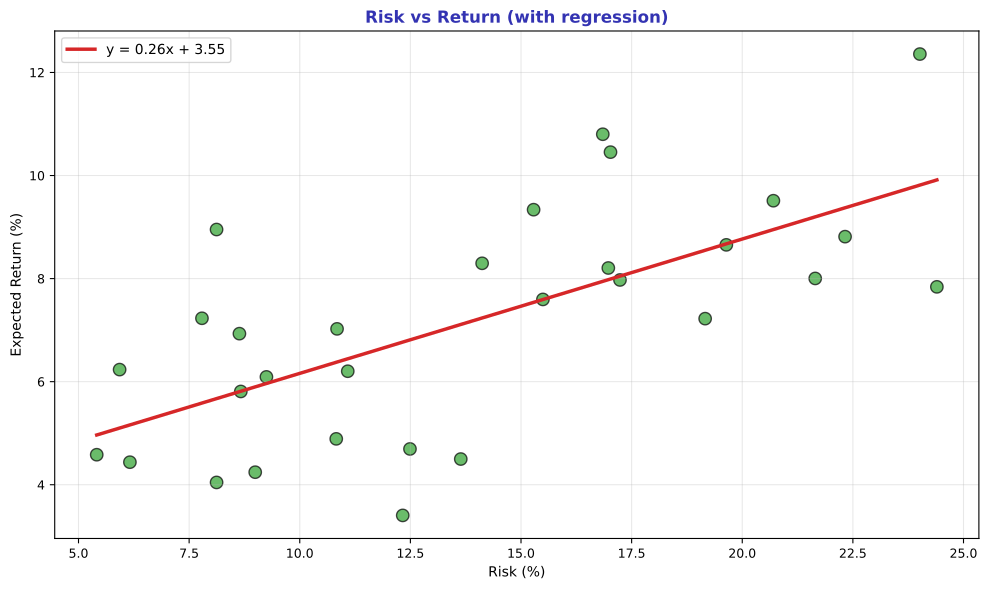

Write Python code to recreate this figure.
"""Scatter with Regression - Risk vs Return"""
import matplotlib.pyplot as plt
import numpy as np
from pathlib import Path

plt.rcParams.update({
    'font.size': 10, 'axes.labelsize': 10, 'axes.titlesize': 11,
    'xtick.labelsize': 9, 'ytick.labelsize': 9, 'legend.fontsize': 9,
    'figure.figsize': (10, 6), 'figure.dpi': 150
})

MLPURPLE = '#3333B2'
MLGREEN = '#2CA02C'
MLRED = '#D62728'

np.random.seed(42)

fig, ax = plt.subplots(figsize=(10, 6))

risk = np.random.uniform(5, 25, 30)
returns = 2 + 0.4 * risk + np.random.normal(0, 2, 30)

ax.scatter(risk, returns, c=MLGREEN, s=80, alpha=0.7, edgecolors='black')

# Regression line
z = np.polyfit(risk, returns, 1)
ax.plot(np.sort(risk), np.poly1d(z)(np.sort(risk)), color=MLRED, linewidth=2.5,
        label=f'y = {z[0]:.2f}x + {z[1]:.2f}')

ax.set_title('Risk vs Return (with regression)', fontsize=12, fontweight='bold', color=MLPURPLE)
ax.set_xlabel('Risk (%)', fontsize=10)
ax.set_ylabel('Expected Return (%)', fontsize=10)
ax.legend(fontsize=10)
ax.grid(alpha=0.3)

plt.tight_layout()
plt.savefig(Path(__file__).parent / 'chart.pdf', dpi=300, bbox_inches='tight')
plt.close()
